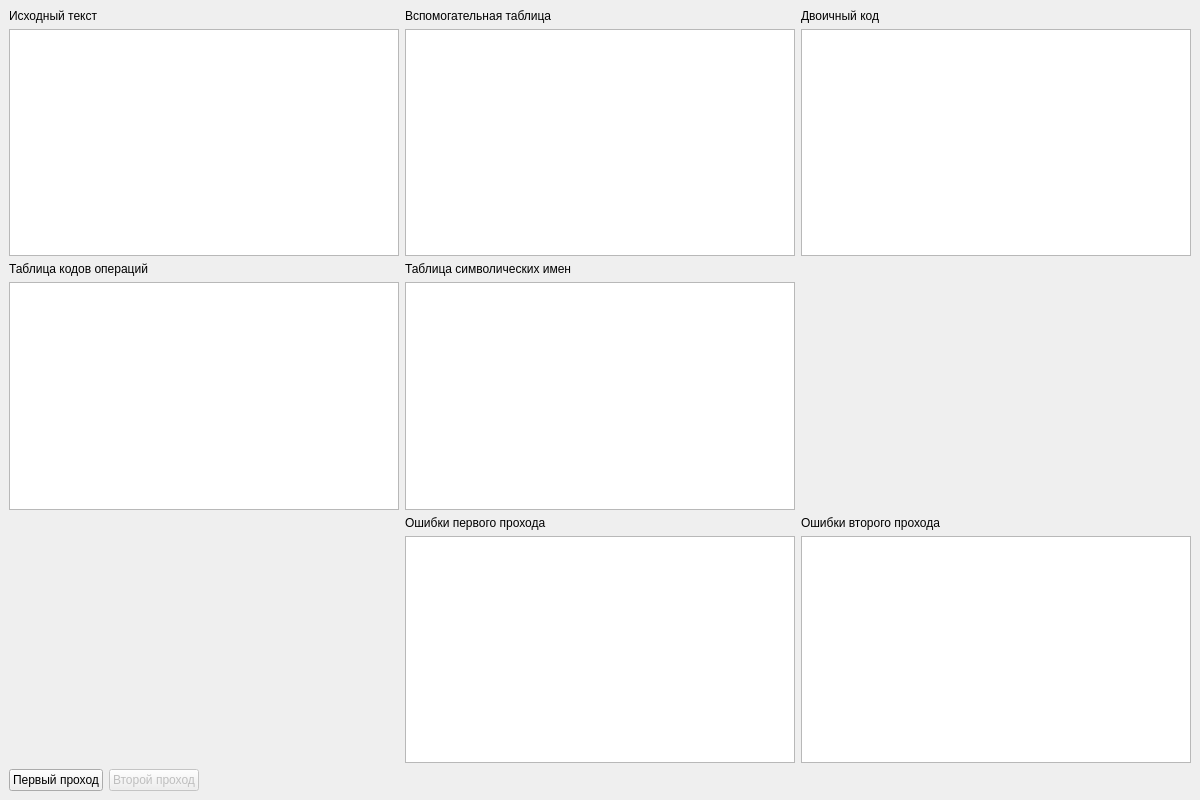
<?xml version="1.0" encoding="UTF-8"?>
<ui version="4.0">
 <class>MainWindow</class>
 <widget class="QMainWindow" name="MainWindow">
  <property name="geometry">
   <rect>
    <x>0</x>
    <y>0</y>
    <width>1200</width>
    <height>800</height>
   </rect>
  </property>
  <property name="windowTitle">
   <string>Двухпросмотровый ассемблер</string>
  </property>
  <widget class="QWidget" name="centralwidget">
   <layout class="QGridLayout" name="mainLayout">
    <item row="0" column="0">
     <widget class="QLabel" name="sourceCodeLabel">
      <property name="text">
       <string>Исходный текст</string>
      </property>
     </widget>
    </item>
    <item row="1" column="0">
     <widget class="QTextEdit" name="sourceCodeTextEdit"/>
    </item>
    <item row="2" column="0">
     <widget class="QLabel" name="commandsLabel">
      <property name="text">
       <string>Таблица кодов операций</string>
      </property>
     </widget>
    </item>
    <item row="3" column="0">
     <widget class="QTextEdit" name="commandsTextEdit"/>
    </item>
    <item row="0" column="1">
     <widget class="QLabel" name="firstPassLabel">
      <property name="text">
       <string>Вспомогательная таблица</string>
      </property>
     </widget>
    </item>
    <item row="1" column="1">
     <widget class="QTextEdit" name="firstPassTextEdit">
      <property name="readOnly">
       <bool>true</bool>
      </property>
     </widget>
    </item>
    <item row="2" column="1">
     <widget class="QLabel" name="tsiLabel">
      <property name="text">
       <string>Таблица символических имен</string>
      </property>
     </widget>
    </item>
    <item row="3" column="1">
     <widget class="QTextEdit" name="tsiTextEdit">
      <property name="readOnly">
       <bool>true</bool>
      </property>
     </widget>
    </item>
    <item row="4" column="1">
     <widget class="QLabel" name="firstPassErrorsLabel">
      <property name="text">
       <string>Ошибки первого прохода</string>
      </property>
     </widget>
    </item>
    <item row="5" column="1">
     <widget class="QTextEdit" name="firstPassErrorsTextEdit">
      <property name="readOnly">
       <bool>true</bool>
      </property>
     </widget>
    </item>
    <item row="0" column="2">
     <widget class="QLabel" name="secondPassLabel">
      <property name="text">
       <string>Двоичный код</string>
      </property>
     </widget>
    </item>
    <item row="1" column="2">
     <widget class="QTextEdit" name="secondPassTextEdit"/>
    </item>
    <item row="4" column="2">
     <widget class="QLabel" name="secondPassErrorsLabel">
      <property name="text">
       <string>Ошибки второго прохода</string>
      </property>
     </widget>
    </item>
    <item row="5" column="2">
     <widget class="QTextEdit" name="secondPassErrorsTextEdit">
      <property name="readOnly">
       <bool>true</bool>
      </property>
     </widget>
    </item>
    <item row="6" column="0" colspan="3">
     <layout class="QHBoxLayout" name="buttonLayout">
      <item>
       <widget class="QPushButton" name="firstPassButton">
        <property name="text">
         <string>Первый проход</string>
        </property>
       </widget>
      </item>
      <item>
       <widget class="QPushButton" name="secondPassButton">
        <property name="enabled">
         <bool>false</bool>
        </property>
        <property name="text">
         <string>Второй проход</string>
        </property>
       </widget>
      </item>
      <item>
       <spacer name="horizontalSpacer">
        <property name="orientation">
         <enum>Qt::Orientation::Horizontal</enum>
        </property>
        <property name="sizeHint" stdset="0">
         <size>
          <width>40</width>
          <height>20</height>
         </size>
        </property>
       </spacer>
      </item>
     </layout>
    </item>
   </layout>
  </widget>
 </widget>
 <resources/>
 <connections/>
</ui>
